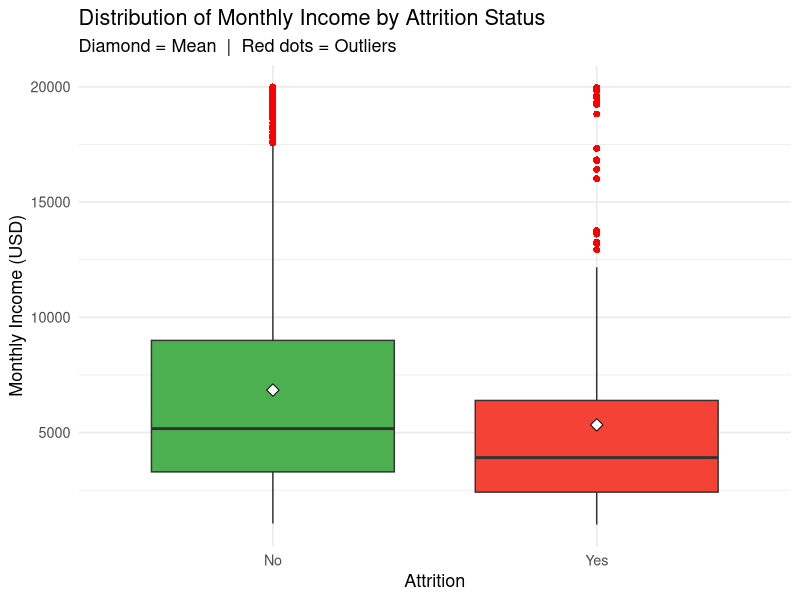
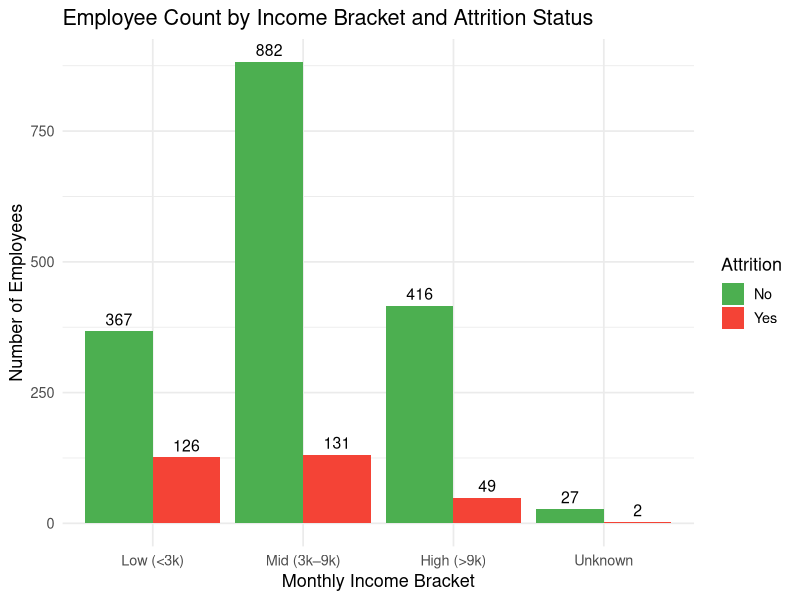
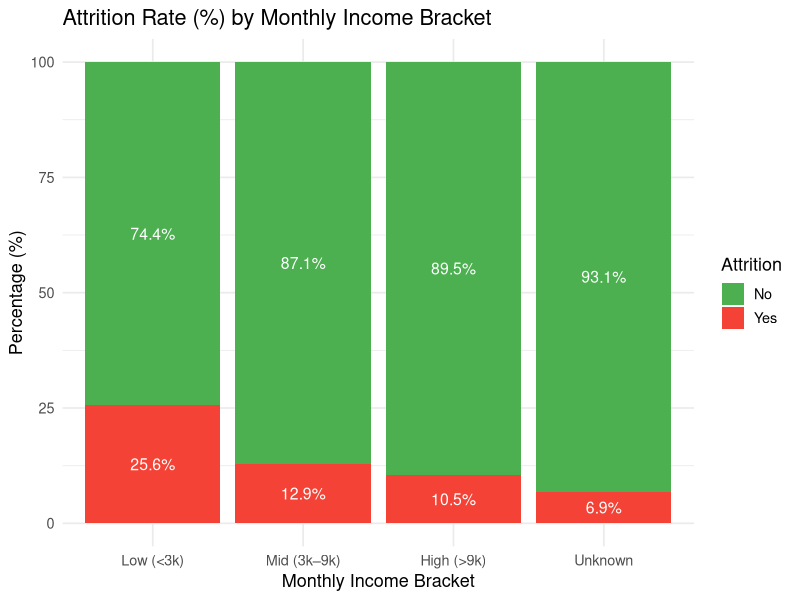

The R source for these figures, in order:
# ============================================================
# Objective 1: Ian Chin Jun Sheng (TP076218)
# To examine whether monthly income has a significant impact
# on employee attrition by comparing income distributions
# and attrition rates across income brackets.
# ============================================================

library(dplyr)
library(ggplot2)

# Set working directory to script location
setwd(dirname(rstudioapi::getSourceEditorContext()$path))

# Load cleaned dataset
df <- read.csv("employee_attrition_cleaned.csv", stringsAsFactors = FALSE)

# ============================================================
# DESCRIPTIVE ANALYSIS 1-1:
# What is the distribution of MonthlyIncome between employees
# who left (Attrition = Yes) and those who stayed (Attrition = No)?
# ============================================================

# --- Summary Statistics ---
income_summary <- df %>%
  group_by(Attrition) %>%
  summarise(
    Count  = n(),
    Mean   = round(mean(MonthlyIncome,   na.rm = TRUE), 2),
    Median = round(median(MonthlyIncome, na.rm = TRUE), 2),
    SD     = round(sd(MonthlyIncome,     na.rm = TRUE), 2),
    Min    = min(MonthlyIncome, na.rm = TRUE),
    Max    = max(MonthlyIncome, na.rm = TRUE)
  )

print(income_summary)

# --- Boxplot: MonthlyIncome by Attrition ---
ggplot(df, aes(x = Attrition, y = MonthlyIncome, fill = Attrition)) +
  geom_boxplot(outlier.colour = "red", outlier.shape = 16, outlier.size = 2) +
  stat_summary(fun = mean, geom = "point", shape = 23,
               size = 3, fill = "white", colour = "black") +
  scale_fill_manual(values = c("No" = "#4CAF50", "Yes" = "#F44336")) +
  labs(
    title    = "Distribution of Monthly Income by Attrition Status",
    subtitle = "Diamond = Mean  |  Red dots = Outliers",
    x        = "Attrition",
    y        = "Monthly Income (USD)"
  ) +
  theme_minimal(base_size = 13) +
  theme(legend.position = "none")

# ============================================================
# DESCRIPTIVE ANALYSIS 1-2:
# Which monthly income bracket has the highest attrition rate?
# Low: < 3,000  |  Mid: 3,000 – 9,000  |  High: > 9,000
# ============================================================

# --- Create Income Bracket Column ---
# Missing MonthlyIncome values are kept as "Unknown" (treated as a separate
# category rather than deleted, to preserve all records in the analysis)
df <- df %>%
  mutate(IncomeBracket = case_when(
    is.na(MonthlyIncome)                                      ~ "Unknown",
    MonthlyIncome < 3000                                      ~ "Low (<3k)",
    MonthlyIncome >= 3000 & MonthlyIncome <= 9000             ~ "Mid (3k–9k)",
    MonthlyIncome > 9000                                      ~ "High (>9k)"
  ))

# Lock bracket order for plotting
df$IncomeBracket <- factor(df$IncomeBracket,
                           levels = c("Low (<3k)", "Mid (3k–9k)", "High (>9k)", "Unknown"))

# --- Attrition Rate per Bracket ---
bracket_summary <- df %>%
  group_by(IncomeBracket, Attrition) %>%
  summarise(Count = n(), .groups = "drop") %>%
  group_by(IncomeBracket) %>%
  mutate(
    Total          = sum(Count),
    AttritionRate  = round(Count / Total * 100, 1)
  ) %>%
  filter(Attrition == "Yes")

print(bracket_summary)

# --- Grouped Bar Chart: Attrition Count by Income Bracket ---
bracket_count <- df %>%
  group_by(IncomeBracket, Attrition) %>%
  summarise(Count = n(), .groups = "drop")

ggplot(bracket_count, aes(x = IncomeBracket, y = Count, fill = Attrition)) +
  geom_bar(stat = "identity", position = "dodge") +
  geom_text(aes(label = Count),
            position = position_dodge(width = 0.9),
            vjust = -0.5, size = 4) +
  scale_fill_manual(values = c("No" = "#4CAF50", "Yes" = "#F44336")) +
  labs(
    title = "Employee Count by Income Bracket and Attrition Status",
    x     = "Monthly Income Bracket",
    y     = "Number of Employees",
    fill  = "Attrition"
  ) +
  theme_minimal(base_size = 13)

# --- Stacked Bar Chart: Attrition Rate (%) by Income Bracket ---
bracket_pct <- df %>%
  group_by(IncomeBracket, Attrition) %>%
  summarise(Count = n(), .groups = "drop") %>%
  group_by(IncomeBracket) %>%
  mutate(Percentage = round(Count / sum(Count) * 100, 1))

ggplot(bracket_pct, aes(x = IncomeBracket, y = Percentage, fill = Attrition)) +
  geom_bar(stat = "identity", position = "stack") +
  geom_text(aes(label = paste0(Percentage, "%")),
            position = position_stack(vjust = 0.5), size = 4, colour = "white") +
  scale_fill_manual(values = c("No" = "#4CAF50", "Yes" = "#F44336")) +
  labs(
    title = "Attrition Rate (%) by Monthly Income Bracket",
    x     = "Monthly Income Bracket",
    y     = "Percentage (%)",
    fill  = "Attrition"
  ) +
  theme_minimal(base_size = 13)
